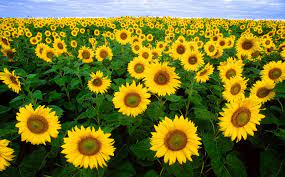
#> input picture 7thSemLab/DIP/images/flower1.jpeg, 285 x 177 px
$ jupyter execute Q4_prac.ipynb
#> lines starting #> are read from the running program, lines starting #| are printed output that depends on the picture
[cell 1]
import numpy as np
import matplotlib.pyplot as plt
import cv2

img = cv2.imread("./images/flower1.jpeg",0)
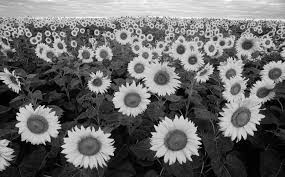
#> img: shape (177, 285); min 0, max 255, mean 106.2
min_intensity = np.min(img)
#> min_intensity = 0
max_intensity = np.max(img)
#> max_intensity = 255
stretched_img = (((img - min_intensity)/(max_intensity - min_intensity)*255).astype(np.uint8))

hist_original = cv2.calcHist([img], [0], None, [256], [0,256])
#> hist_original = 256 values, max 508 at index 0, min 1 at index 253, mean 197.1
hist_stretched = cv2.calcHist([stretched_img], [0],None, [256], [0, 256])
#> hist_stretched has the same summary as hist_original
equalized_img = cv2.equalizeHist(img)
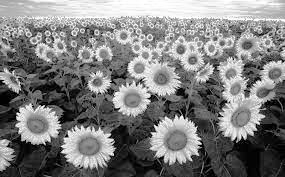
#> equalized_img: shape (177, 285); min 0, max 255, mean 126.9
hist_equalized_img = cv2.calcHist([equalized_img], [0],None, [256], [ 0, 256])
#> hist_equalized_img = 256 values, max 508 at index 0, min 0 at index 3, mean 197.1

plt.figure(figsize=(12,6))

plt.subplot(231)
plt.title("Original Image")
plt.imshow(img)
plt.axis("off")

plt.subplot(232)
plt.title("Streched Image")
plt.imshow(stretched_img)
plt.axis("off")

plt.subplot(233)
plt.title("Equalized Image")
plt.imshow(equalized_img)
plt.axis("off")


plt.subplot(234)
plt.title("Original Image Histogram")
plt.plot(hist_original)
plt.xlim([0, 256])

plt.subplot(235)
plt.title("Streched Image HIST")
plt.plot(stretched_img)
plt.xlim([0, 256])

plt.subplot(236)
plt.title("Equalized Image")
plt.plot(hist_equalized_img)
plt.xlim([0, 256])

plt.tight_layout()
plt.show()
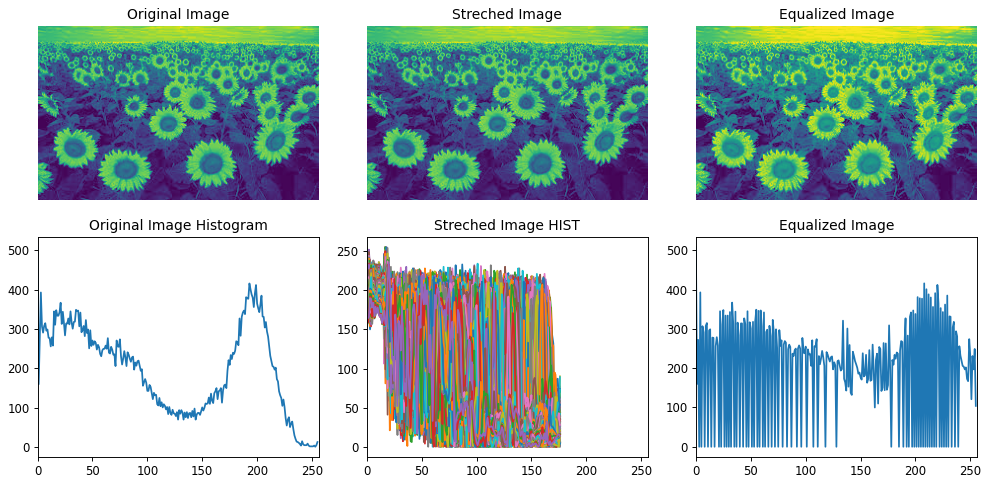
#> figure drawn by matplotlib, 6 panels; panel 4: curve peaks at x = 0, y = 508; panel 5: curve peaks at x = 147, y = 207; panel 5: curve peaks at x = 76, y = 204; panel 5: curve peaks at x = 142, y = 204

$ run again, with 7thSemLab/DIP/images/flower2.jpeg copied over 7thSemLab/DIP/images/flower1.jpeg
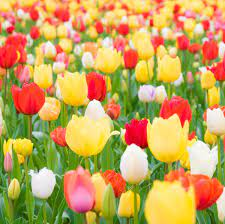
#> input picture 7thSemLab/DIP/images/flower2.jpeg, 225 x 224 px
#> `img = cv2.imread("./images/flower1.jpeg",0)`:
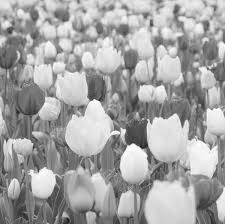
#> img: shape (224, 225); min 21, max 255, mean 164.4
#> min_intensity = 21
#> max_intensity = 255
#> hist_original = 256 values, max 588 at index 228, min 0 at index 0, mean 196.9
#> hist_stretched = 256 values, max 588 at index 225, min 0 at index 1, mean 196.9
#> `equalized_img = cv2.equalizeHist(img)`:
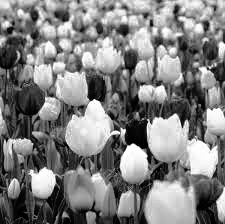
#> equalized_img: shape (224, 225); min 0, max 255, mean 128.3
#> hist_equalized_img = 256 values, max 588 at index 232, min 0 at index 26, mean 196.9

$ run again, with 7thSemLab/DIP/images/penguin.jpeg copied over 7thSemLab/DIP/images/flower1.jpeg
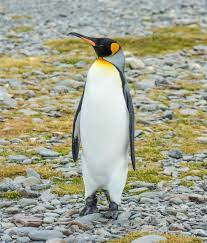
#> input picture 7thSemLab/DIP/images/penguin.jpeg, 207 x 243 px
#> `img = cv2.imread("./images/flower1.jpeg",0)`:
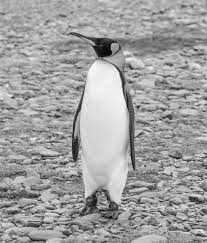
#> img: shape (243, 207); min 0, max 255, mean 160.5
#> min_intensity = 0
#> max_intensity = 255
#> hist_original = 256 values, max 668 at index 169, min 0 at index 250, mean 196.5
#> hist_stretched has the same summary as hist_original
#> `equalized_img = cv2.equalizeHist(img)`:
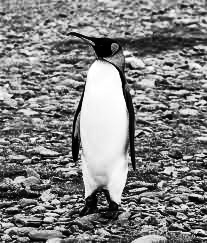
#> equalized_img: shape (243, 207); min 0, max 255, mean 128.4
#> hist_equalized_img = 256 values, max 668 at index 141, min 0 at index 41, mean 196.5
